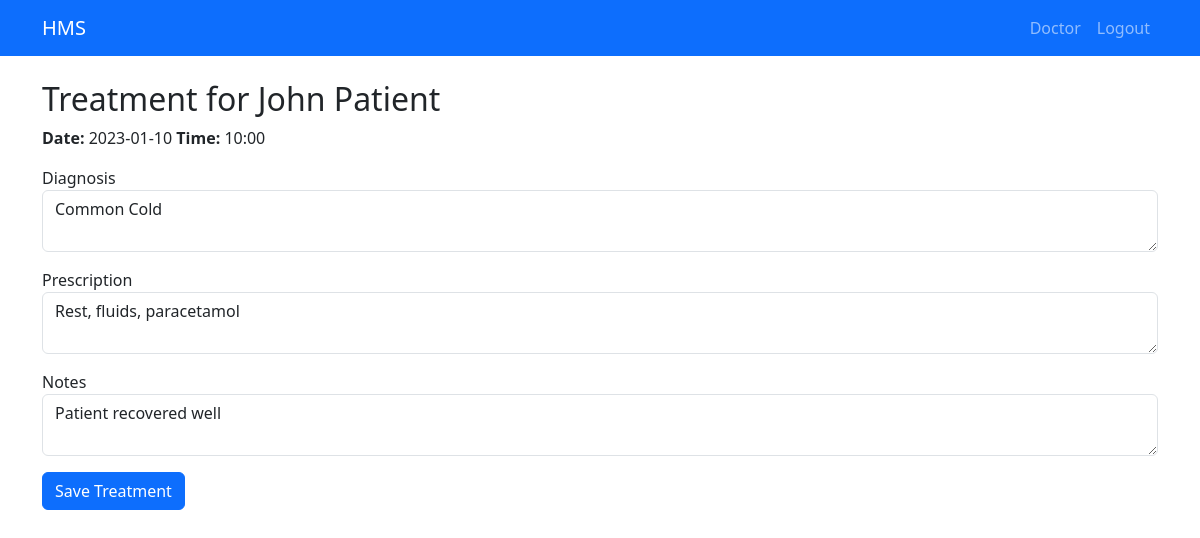
The page /doctor/appointment/1/treatment (signed in) on the database its author committed.
### models.py (models this page shows)
class User(db.Model, UserMixin):
    __tablename__ = 'users'
    id = db.Column(db.Integer, primary_key=True)
    name = db.Column(db.String(120), nullable=False)
    email = db.Column(db.String(120), unique=True, nullable=False)
    password_hash = db.Column(db.String(255), nullable=False)
    role = db.Column(db.String(20), nullable=False)  # 'admin'|'doctor'|'patient'
    doctor = db.relationship('Doctor', backref='user', uselist=False)
    patient = db.relationship('Patient', backref='user', uselist=False)

class Appointment(db.Model):
    __tablename__ = 'appointments'
    id = db.Column(db.Integer, primary_key=True)
    doctor_id = db.Column(db.Integer, db.ForeignKey('doctors.id'), nullable=False)
    patient_id = db.Column(db.Integer, db.ForeignKey('patients.id'), nullable=False)
    date = db.Column(db.String(10), nullable=False)  # YYYY-MM-DD
    time = db.Column(db.String(5), nullable=False)   # HH:MM
    status = db.Column(db.String(20), default='Booked')
    notes = db.Column(db.Text)
    treatment = db.relationship('Treatment', backref='appointment', uselist=False, cascade='all, delete-orphan')

class Treatment(db.Model):
    __tablename__ = 'treatments'
    id = db.Column(db.Integer, primary_key=True)
    appointment_id = db.Column(db.Integer, db.ForeignKey('appointments.id'), nullable=False)
    diagnosis = db.Column(db.Text)
    prescription = db.Column(db.Text)
    notes = db.Column(db.Text)
    created_at = db.Column(db.DateTime, default=datetime.utcnow)

### app.py (the view, shortened to what this page needs)
    @app.route('/doctor/appointment/<int:appt_id>/treatment', methods=['GET', 'POST'])
    @login_required
    def doctor_treatment(appt_id):
        if current_user.role != 'doctor':
            return redirect(url_for('index'))
        appt = Appointment.query.get_or_404(appt_id)
        if appt.doctor.user_id != current_user.id:
            flash('Access denied', 'danger')
            return redirect(url_for('doctor_dashboard'))
        return render_template('doctor/treatment.html', appointment=appt)

### templates/doctor/treatment.html
{% extends 'base.html' %}
{% block content %}
  <h2>Treatment for {{ appointment.patient.user.name }}</h2>
  <p><strong>Date:</strong> {{ appointment.date }} <strong>Time:</strong> {{ appointment.time }}</p>
  <form method="post">
    <div class="mb-3"><label>Diagnosis</label><textarea name="diagnosis" class="form-control">{{ appointment.treatment.diagnosis if appointment.treatment }}</textarea></div>
    <div class="mb-3"><label>Prescription</label><textarea name="prescription" class="form-control">{{ appointment.treatment.prescription if appointment.treatment }}</textarea></div>
    <div class="mb-3"><label>Notes</label><textarea name="notes" class="form-control">{{ appointment.treatment.notes if appointment.treatment }}</textarea></div>
    <button class="btn btn-primary">Save Treatment</button>
  </form>
{% endblock %}

### templates/base.html (shortened to what this page needs)
<!doctype html>
<html lang="en">
  <head>
    <link href="https://cdn.jsdelivr.net/npm/bootstrap@5.3.0/dist/css/bootstrap.min.css" rel="stylesheet">
    <link href="/static/css/style.css" rel="stylesheet">
  </head>
  <body>
    <nav class="navbar navbar-expand-lg navbar-dark bg-primary mb-4">
      <div class="container">
        <a class="navbar-brand" href="{{ url_for('index') }}">HMS</a>
        <div class="collapse navbar-collapse" id="nav">
          <ul class="navbar-nav ms-auto">
            {% if current_user.is_authenticated %}
              {% if current_user.role == 'admin' %}
                <li class="nav-item"><a class="nav-link" href="{{ url_for('admin_dashboard') }}">Admin</a></li>
              {% elif current_user.role == 'doctor' %}
                <li class="nav-item"><a class="nav-link" href="{{ url_for('doctor_dashboard') }}">Doctor</a></li>
              {% else %}
                <li class="nav-item"><a class="nav-link" href="{{ url_for('patient_dashboard') }}">Patient</a></li>
              {% endif %}
              <li class="nav-item"><a class="nav-link" href="{{ url_for('logout') }}">Logout</a></li>
            {% else %}
              <li class="nav-item"><a class="nav-link" href="{{ url_for('login') }}">Login</a></li>
              <li class="nav-item"><a class="nav-link" href="{{ url_for('register') }}">Register</a></li>
            {% endif %}
          </ul>
        </div>
      </div>
    </nav>
    <div class="container">
      {% block content %}{% endblock %}
    </div>
  </body>
</html>

### static/css/style.css (style rules this page uses)
body { padding-bottom: 40px; }

### rows shown on the page
User: patient.user.name "John Patient"
Appointment: date "2023-01-10", time "10:00"
Treatment: diagnosis "Common Cold", prescription "Rest, fluids, paracetamol", notes "Patient recovered well"
